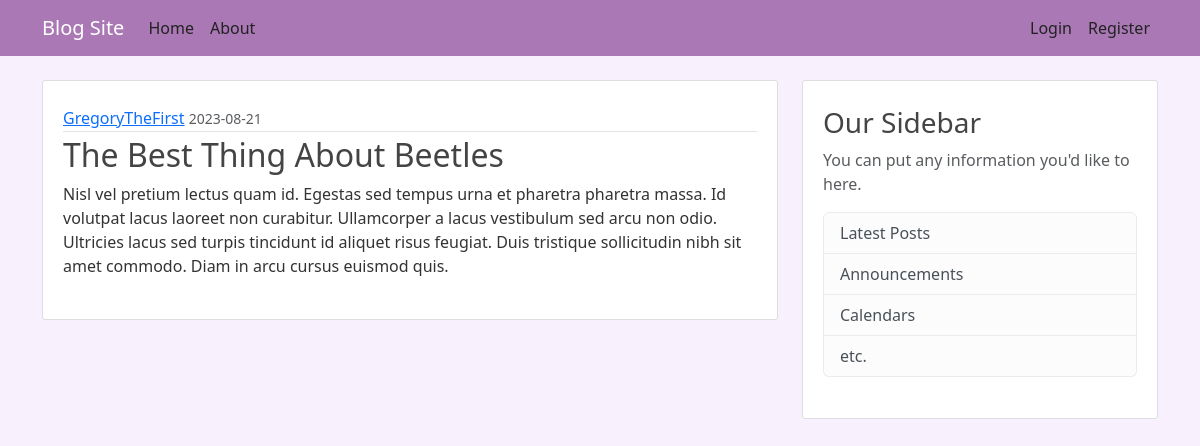
/post/6, run on the app's committed database.
### blog_app/models.py (models this page shows, shortened)
class User(db.Model, UserMixin):
	id = db.Column(db.Integer, primary_key=True)
	username = db.Column(db.String(20), unique=True,nullable=False)
	email = db.Column(db.String(120), unique=True,nullable=False)
	image_file = db.Column(db.String(20), nullable=False, default="default.jpg")
	password =  db.Column(db.String(60), nullable=False)
	posts = db.relationship("Post", backref="author", lazy=True)

class Post(db.Model):
	id = db.Column(db.Integer, primary_key=True)
	title = db.Column(db.String(100), nullable=False)
	date_posted = db.Column(db.DateTime, nullable=False, default=datetime.utcnow)
	content = db.Column(db.Text, nullable=False)
	user_id = db.Column(db.Integer, db.ForeignKey("user.id"), nullable=False)

### blog_app/routes.py (the view)
@app.route("/post/<int:post_id>")
def post(post_id):
	post = Post.query.get_or_404(post_id)
	return render_template("post.html", title=post.title, post=post)

### blog_app/templates/post.html (shortened to what this page needs)
{% extends "layout.html" %}
{% block content %}
    <article class="media content-section">
        <div class="media-body">
            <div class="article-metadata">
                <a class="mr-2" href="{{ url_for('user_posts', username=post.author.username) }}">{{ post.author.username }}</a>
                <small class="text-muted">{{ post.date_posted.strftime("%Y-%m-%d") }}</small>
            </div>
            <h2 class="article-title">{{ post.title }}</h2>
            <p class="article-content">{{ post.content }}</p>
        </div>
    </article>
{% endblock content %}

### blog_app/static/main.css (style rules this page uses)
body { background: #f8f0fc; color: #333333; margin-top: 5rem; }
h1, h2, h3, h4, h5, h6 { color: #444444; }
.content-section { background: #ffffff; padding: 25px 20px; border: 1px solid #dddddd; border-radius: 3px; margin-bottom: 20px; }
.article-title { color: #444444; }
.article-content { white-space: pre-line; }
.article-metadata { padding-bottom: 1px; margin-bottom: 4px; border-bottom: 1px solid #e3e3e3 }

### data on the page
User: author.username "GregoryTheFirst"
Post: date_posted "2023-08-21", title "The Best Thing About Beetles", content "Nisl vel pretium lectus quam id. Egestas sed tempus urna et pharetra pharetra massa. Id volutpat lacus laoreet non curabitur. Ullamcorper a lacus vestibulum sed arcu non odio. Ultricies lacus sed turpis tincidunt id aliquet risus feugiat. Duis tristique sollicitudin nibh sit amet commodo. Diam in arcu cursus euismod quis."
